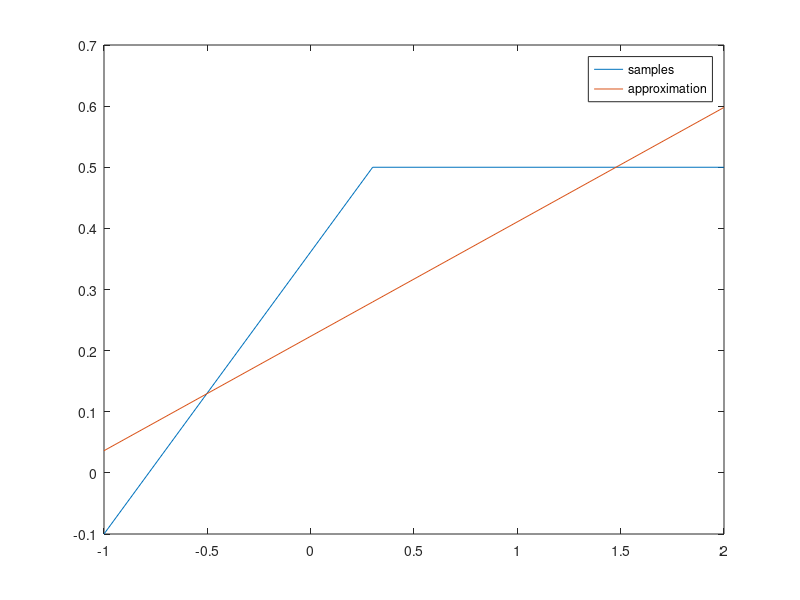
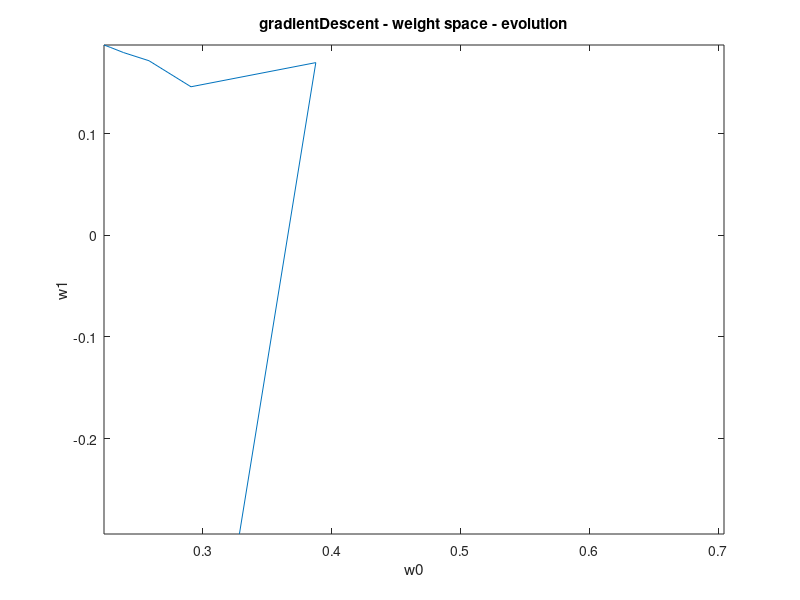
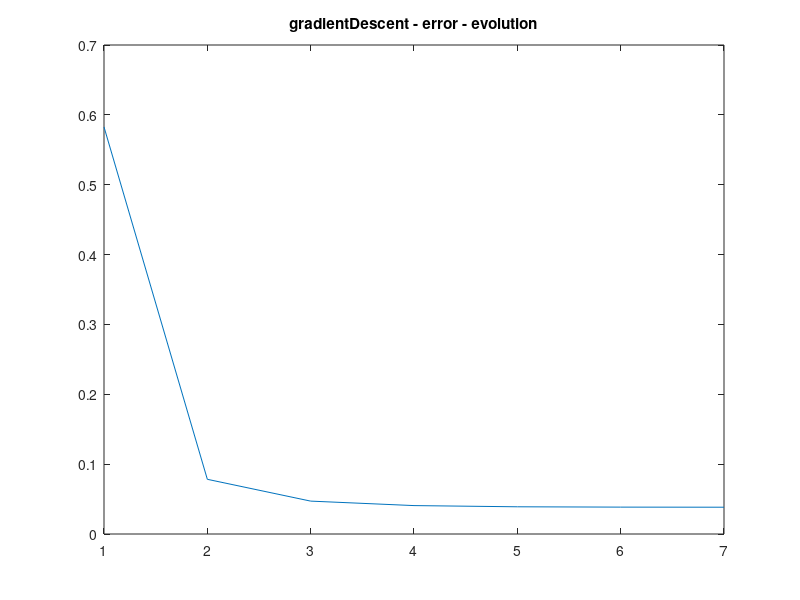
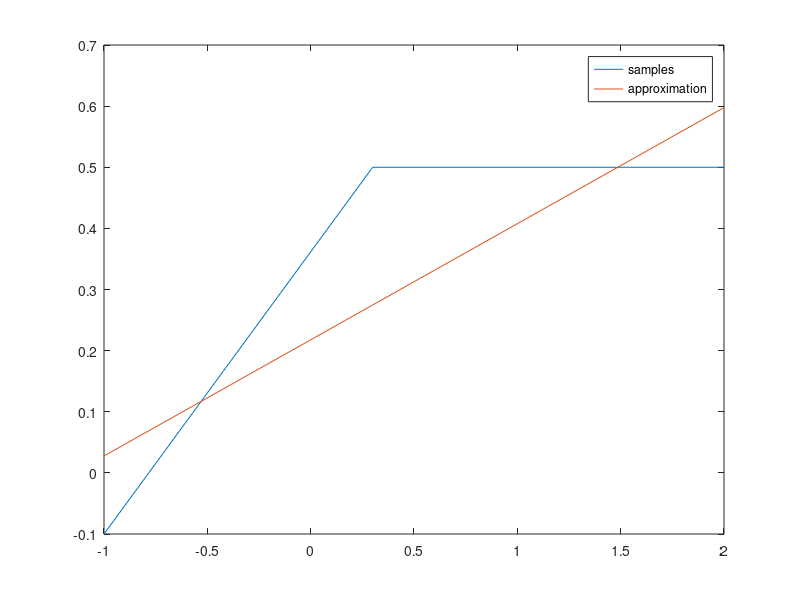

MATLAB code to generate these figures, in order:
#! /usr/bin/octave -qf

#
# Here we are comparing 3 different learning algorithms,
# demonstrated on a simple perceptron.
# i)   gradient decsent
# ii)  line-search
# iii) conjugate gradient descent
#


# X' = transposed(X)


# Weight vector: w[0=>threshold, 1=>input-weight]
global wInit = 0.5;
global w = [0.0; 0.0]

# Output vector: t[trainingSampleId]
global t = [-0.1, 0.5, 0.5]

# Input matrix: X[trainingSampleId][0=>bias, 1=>input]
global input = [-1.0, 0.3, 2.0]
global X = [1.0, 1.0, 1.0; input]


global ErrorStop = 0.1;

# the training error
function _Error = Error()
	global X
	global w
	global t
	_Error = 0.5 * sumsq(w' * X - t);
endfunction

# H = 2XX'
function _H = H()
	global X
	_H = 2 * X * X';
endfunction

# Returns the gradient for the current error
function _gradient = gradient()
	global w
	global X
	global t
	b = -2 * X * t';
	_gradient = H() * w + b;
endfunction

#################################

global w0
global w1
global e

function learn_init()
	global wInit;
	global w;
	global w0;
	global w1;
	global e;

	w(1) = unifrnd(-wInit, wInit);
	w(2) = unifrnd(-wInit, wInit);

	# save w0/1 for plotting
	w0 = [w(1)];
	w1 = [w(2)];

	e  = [Error()];
endfunction

# 5.1.a Gradient Descent
function learn_gradientDescent()
	global w;
	global w0;
	global w1;
	global e;

	iterations = 6;
	rate = 0.1;
	for i = 1:iterations
		g = gradient();
		w = w - rate * g;
		w0(end+1) = w(1);
		w1(end+1) = w(2);
		e(end+1)  = Error();
	endfor
endfunction

# 5.1.b Line search
function learn_lineSearch()
	global w;
	global w0;
	global w1;
	global e;

	iterations = 6;
	for i = 1:iterations
		g = gradient();
		alpha = - (g' * g) / (g' * H() * g);
		w = w + alpha * g;
		w0(end+1) = w(1);
		w1(end+1) = w(2);
		e(end+1)  = Error();
	endfor
endfunction

# 5.1.c Conjugate Gradient
function learn_conjugateGradient()
	global w;
	global w0;
	global w1;
	global e;
	global ErrorStop;

	gold = gradient();
	w = -gold;
	d = -gold;
	iterations = 6;
	for i = 1:iterations
		alpha = -(d' * gold) / (d' * H() * d);
		w = w + alpha * d;
		gnew = gradient();
		beta = -(gnew' * gnew) / (gold' * gold);
		d = gnew + beta * d;
		gold = gnew;

		w0(end+1) = w(1);
		w1(end+1) = w(2);
		e(end+1)  = Error();
		if (e(end) < ErrorStop)
			break;
		endif
	endfor
endfunction


function plotLearningResults(methodName)
	global input;
	global X;
	global t;
	global w;
	global w0;
	global w1;
	global e;

	# Plot the samples vs the approximation
	output = t
	approxOutput = w' * X
	title(strcat(methodName, " - target space - samples and approximation"))
	plot(input, [output; approxOutput])
	legend(["samples"; "approximation"]);
	print(strcat(methodName, "_approximation.png"), "-dpng")

	# Plot the weights evolution over the iteration steps
	plot(w0, w1)
	title(strcat(methodName, " - weight space - evolution"))
	xlabel("w0");
	ylabel("w1");
	w0Min = min(w0)
	w0Max = max(w0)
	w0Scale = w0Max - w0Min
	w1Min = min(w1)
	w1Max = max(w1)
	w1Scale = w1Max - w1Min
	wScaleMax = max([w0Scale, w1Scale])
	w0Max = w0Min + wScaleMax
	w1Max = w1Min + wScaleMax
	axis([w0Min w0Max w1Min w1Max])
	print(strcat(methodName, "_weightsEvolution.png"), "-dpng")

	# Plot the error evolution over the iteration steps
	plot(e)
	title(strcat(methodName, " - error - evolution"))
	print(strcat(methodName, "_errorsEvolution.png"), "-dpng")
endfunction


learn_init()
learn_gradientDescent()
plotLearningResults("gradientDescent")

learn_init()
learn_lineSearch()
plotLearningResults("lineSearch")

learn_init()
learn_conjugateGradient()
plotLearningResults("conjugateGradient")
